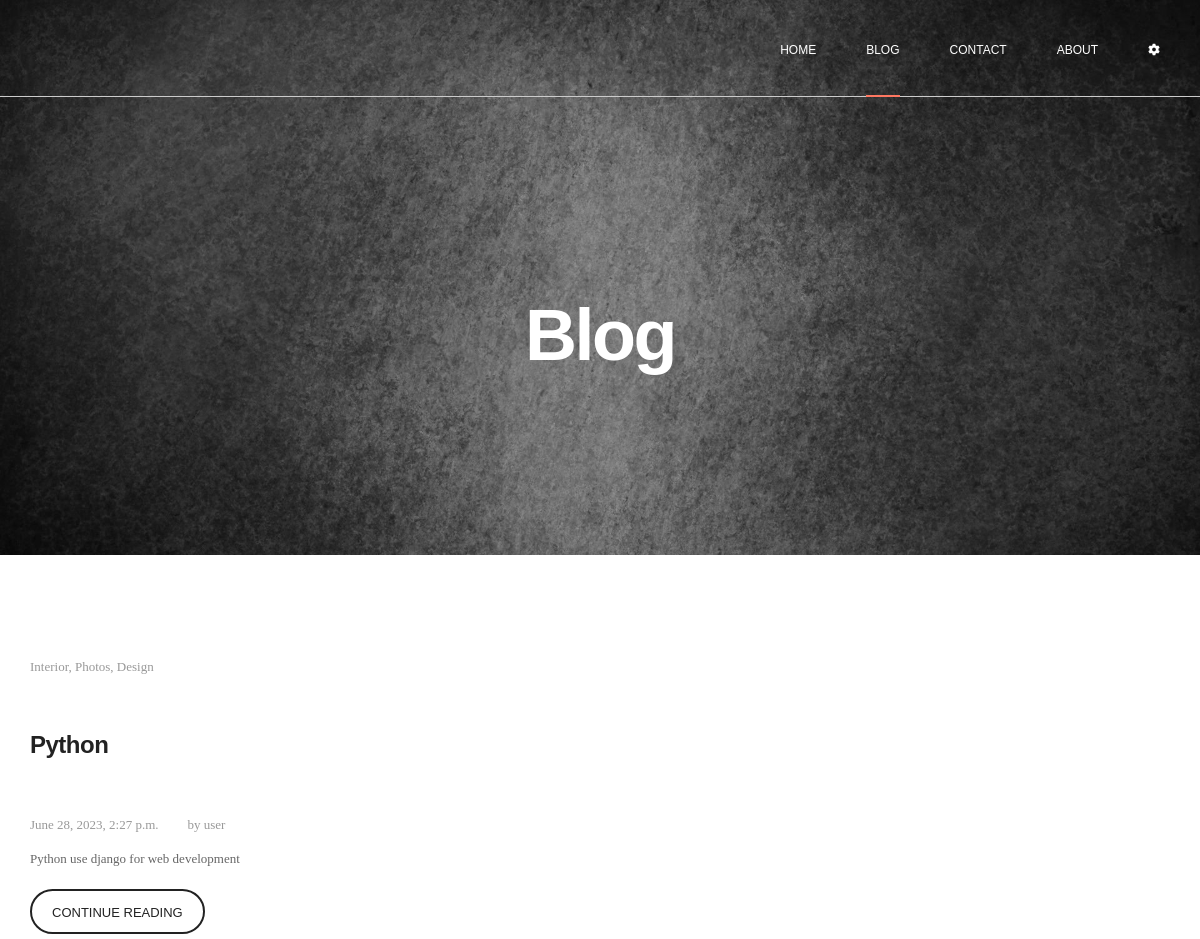
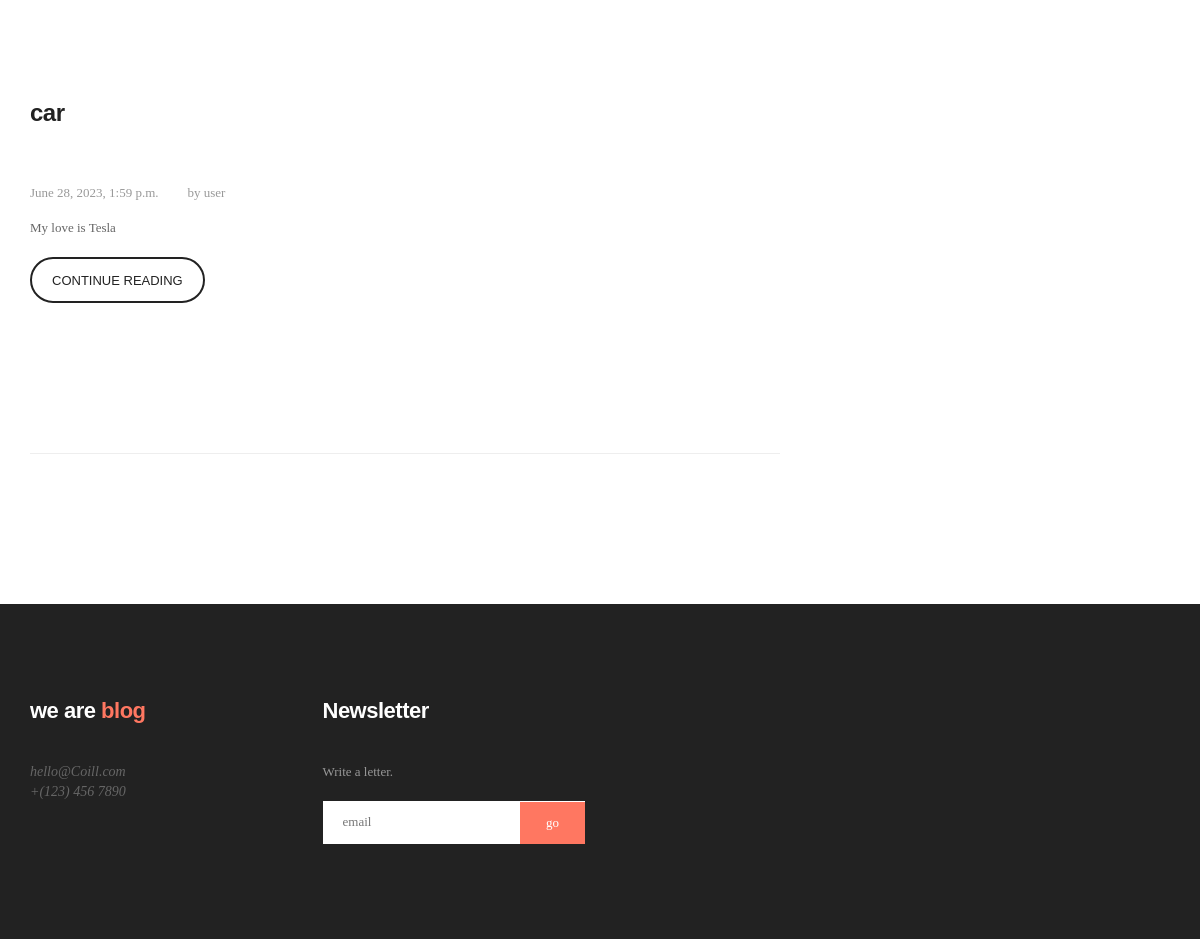
Page /blog on the committed database (2 pictures, top to bottom).
### blog/models.py (models this page shows, shortened)
class Post(models.Model):
    DoesNotExist = None
    class Status(models.TextChoices):
        DRAFT = 'DF', 'Draft'
        PUBLISHED = 'PB', 'Published'
    title = models.CharField(max_length=25)
    slug = models.SlugField(max_length=50, unique=True)
    author = models.ForeignKey('User', on_delete=models.CASCADE)
    body = models.TextField()
    publish = models.DateTimeField(default=timezone.now)
    created_time = models.DateTimeField(auto_now_add=True)
    updated_time = models.DateTimeField(auto_now=True)
    status = models.CharField(max_length=2,
                              choices=Status.choices,
                              default=Status.DRAFT)
    objects = models.Manager()  # менеджер, применяемый по умолчанию
    published = PublishedManager()  # конкретно-прикладной менеджер
    class Meta:
        ordering = ['-publish']
        indexes = [
            models.Index(fields=['-publish']),
        ]

class User(models.Model):
    username = models.CharField(max_length=50)
    password = models.CharField(max_length=50)
    email = models.EmailField(unique=True)
    first_name = models.CharField(max_length=50)
    last_name = models.CharField(max_length=50)
    is_activ = models.BooleanField(default=False)
    created_time = models.DateTimeField(auto_now_add=True)
    def __str__(self):
        return self.username

### blog/views.py (the view)
# urls.py: path('blog', post_list),
def post_list(request):
    posts = Post.published.all()
    return render(request,
        'blog2.html',
        {'posts': posts})

### blog/models.py (called while the page is built)
    def get_queryset(self):
        return super().get_queryset().filter(status=Post.Status.PUBLISHED)

### templates/blog2.html (shortened to what this page needs)
<!doctype html>
<html lang="en" class="no-js">
<head>
    <link rel="stylesheet" href="static/css/apps.min.css">
    <link rel="stylesheet" type="text/css" href="static/css/style.css">
</head>
<body>
    <div id="container">
        <header class="clearfix trans">
            <nav class="navbar navbar-default navbar-fixed-top" role="navigation">
                <div class="container-fluid">
                    <div class="collapse navbar-collapse" id="bs-example-navbar-collapse-1">
                        <ul class="nav navbar-nav navbar-right navigate-section">
                            <li><a href="home">Home</a></li>
                            <li><a class="active" href="blog">Blog</a></li>
                            <li><a href="contact">Contact</a></li>
                            <li><a href="about">About</a></li>
                            <link rel="stylesheet" href="https://cdnjs.cloudflare.com/ajax/libs/font-awesome/5.15.3/css/all.min.css">
                            <li class="settings"><a href="#"><i class="fas fa-cog"></i></a></li>
                        </ul>
                    </div>
                </div>
            </nav>
        </header>
    </div>
    <section class="page-banner-section blog">
        <div class="container">
            <h1>Blog</h1>
        </div>
    </section>
    <section class="blog-section">
        <div class="container">
            <div class="row">
                <div class="col-md-8">
                    <div class="blog-box">
                        <div class="blog-post">
                            {% block content %}
                            <span class="category">Interior, Photos, Design</span>
                            {% for post in posts %}
                            <h2><a href="single-post.html">{{ post.title }}</a></h2>
                            <ul class="post-meta">
                                <li>
                                    {{ post.publish }}
                                </li>
                                <li>
                                    by <a href="#">{{ post.author }}</a>
                                </li>
                            </ul>
                            <p> {{ post.body }} </p>
                            <a class="button-two" href="blog/{{post.slug}}/">Continue Reading</a>
                            {% endfor %}
                            {% endblock %}
                        </div>
                    </div>
                </div>
            </div>
        </div>
    </section>
                        <footer>
                            <div class="up-footer">
                                <div class="container">
                                    <div class="row">
                                        <div class="col-md-3 col-sm-6">
                                            <div class="footer-widget text-widget">
                                                <h2>we are <span>blog</span></h2>
                                                <span>hello@Coill.com</span>
                                                <span>+(123) 456 7890</span>
                                            </div>
                                        </div>
                                        <div class="col-md-3 col-sm-6">
                                            <div class="footer-widget newsletter-widget">
                                                <h2>Newsletter</h2>
                                                <p>Write a letter. </p>
                                                <form class="newletter-form">
                                                    <input type="text" name="your-email" id="your-email" placeholder="email" />
                                                    <input type="submit" id="submit_it" value="go" />
                                                </form>
                                            </div>
                                        </div>
                                    </div>
                                </div>
                            </div>
                        </footer>
</body>
</html>

### rows in the picture
Post: title "Python", publish "June 28, 2023, 2:27 p.m.", author "user", body "Python use django for web development"
Post: title "car", publish "June 28, 2023, 1:59 p.m.", author "user", body "My love is Tesla"
